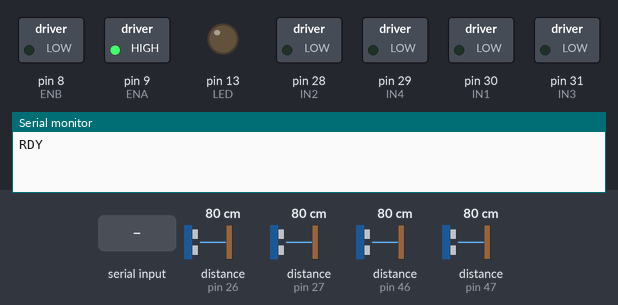
A sketch run on a simulated Arduino Mega 2560, built with avr-gcc and run on an emulated ATmega2560. Shown: switched loads named in the sketch (green lamp = pin HIGH), output pins drawn as LEDs (lit = HIGH), the last lines printed to the serial monitor. The test bench sets the inputs (shaded band); at power-on: distance to the obstacle (sensors on pin 26, pin 27, pin 46, pin 47) 80 cm. The echo pulse lasts 58.3 µs per cm; pins used as bus, display or sensor lines are not drawn.

Above: at 1.3 s.
1.4 s: "FWD\n" received over Serial
At 2.0 s:
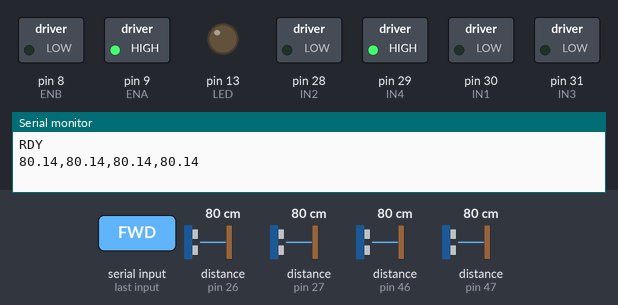
2.9 s: "OFF\n" received over Serial
At 3.3 s:
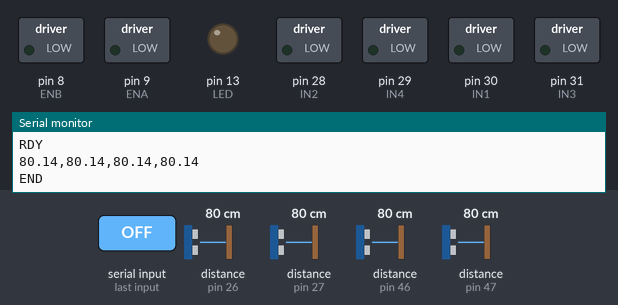
Timing chart, 0 to 5.9 s (numbered marks = the images above; inputs shaded):
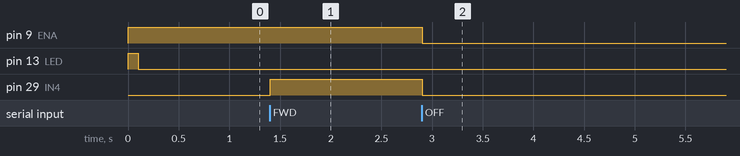

The sketch:

Arduino_Code.ino
```cpp
/*
AUTHOR: Gurdeep Singh
PROJECT: Self Driving Prototype Vehicle
*/

//LED 13 (in built led) for showing status
//if HIGH then, arduino is in setup()
//else, arduino is in loop()
#define LED 13


//Total Sonar Sensors Used
const unsigned int SONAR_COUNT=4;

//For Pin Connection Refer "Arduino_Pin_Connection.txt" file
//Trigger pins from Sensor 1 to 4
unsigned int trig_pins[4] = {25, 45, 44, 24};
//Echo pins from sensor 1 to 4
unsigned int echo_pins[4] = {27, 47, 46, 26};

//Motor Controls
//Motor A with Enable A, It steers the car
#define ENA 9
//Motor B with Enable B, It accelerates the car
#define ENB 8
//Motor pins for its functions
//IN1 and IN2 belong to motor A
#define IN1 30
#define IN2 28
//IN3 and IN4 belong to motor B
#define IN3 31
#define IN4 29

//Transmit Distance Vectors; False = Transmit, True = Don't Transmit
bool NDV = false;
//If the speed of the Motor B is the same no need to alter it
unsigned int previous_speed = 0;

String getDistances()
{
  unsigned int i=0;
  double duration=-1, dist=-1;
  String distances = "";
  for(i=0; i<SONAR_COUNT; i++)
  {
    digitalWrite(trig_pins[i], LOW);
    delayMicroseconds(2);
    digitalWrite(trig_pins[i], HIGH);
    delayMicroseconds(11);
    digitalWrite(trig_pins[i], LOW);

    duration = pulseIn(echo_pins[i], HIGH, 50 * pow(10, 3)); //Wait for pulse with timeout of 1 milli seconds
    dist = (duration/2)/29.1;
    distances += String(dist, 2);
    if (i+1 != SONAR_COUNT)
    {
      distances+=",";
    }
  }
  return distances;
}

bool motor(String direct, String spd)
{
  //Serial.println("Motor: direction = "+direct+", speed = "+spd);
  unsigned int motor_speed = (spd.toInt()*255)/100;
  if(direct == "STP")
  {
    //Serial.println("\tStopping Motor");
    //analogWrite(ENA, HIGH);
    //analogWrite(ENB, HIGH);
    digitalWrite(IN1, LOW);
    digitalWrite(IN2, LOW);
    digitalWrite(IN3, LOW);
    digitalWrite(IN4, LOW);
  }
  else if(direct == "FWD") //Motor B is set and Motor A is reset
  {
    //Serial.println("\tForward with speed @ "+String(motor_speed)+"/255");
    if(previous_speed != motor_speed)
    {
      previous_speed = motor_speed;
      analogWrite(ENB, motor_speed);
      analogWrite(ENA, motor_speed);
    }
    digitalWrite(IN1, LOW);
    digitalWrite(IN2, LOW);
    digitalWrite(IN3, LOW);
    digitalWrite(IN4, HIGH);
  }
  else if(direct == "BKW") //Motor B is set and Motor A is reset
  {
    //Serial.println("\tBackward with speed @ "+String(motor_speed)+"/255");
    //analogWrite(ENA, HIGH);
    if(previous_speed != motor_speed)
    {
      previous_speed = motor_speed;
      analogWrite(ENB, motor_speed);
      analogWrite(ENA, motor_speed);
    }
    digitalWrite(IN1, LOW);
    digitalWrite(IN2, LOW);
    digitalWrite(IN3, HIGH);
    digitalWrite(IN4, LOW);
  }
  else if(direct == "FLF") //Motor A is set and motor B is set
  {
    //Serial.println("\tForward-Left with speed @ "+String(motor_speed)+"/255");
    //analogWrite(ENA, 255);
    if(previous_speed != motor_speed)
    {
      previous_speed = motor_speed;
      analogWrite(ENB, motor_speed);
      analogWrite(ENA, motor_speed);
    }
    digitalWrite(IN1, LOW);
    digitalWrite(IN2, HIGH);
    digitalWrite(IN3, LOW);
    digitalWrite(IN4, HIGH);
  }
  else if(direct == "FRG") //Motor A is set and motor B is set
  {
    //Serial.println("\tForward-Right with speed @ "+String(motor_speed)+"/255");
    //analogWrite(ENA, 255);
    if(previous_speed != motor_speed)
    {
      previous_speed = motor_speed;
      analogWrite(ENB, motor_speed);
      analogWrite(ENA, motor_speed);
    }
    digitalWrite(IN1, HIGH);
    digitalWrite(IN2, LOW);
    digitalWrite(IN3, LOW);
    digitalWrite(IN4, HIGH);
  }
  else if(direct == "BLF") //Motor A is set and Motor B is set
  {
    //Serial.println("\tBackward-Left with speed @ "+String(motor_speed)+"/255");
    //analogWrite(ENA, 255);
    if(previous_speed != motor_speed)
    {
      previous_speed = motor_speed;
      analogWrite(ENB, motor_speed);
      analogWrite(ENA, motor_speed);
    }
    digitalWrite(IN1, LOW);
    digitalWrite(IN2, HIGH);
    digitalWrite(IN3, HIGH);
    digitalWrite(IN4, LOW);
  }
  else if(direct == "BRG") //Motor A is set and Motor B is set
  {
    //Serial.println("\tBackward-Right with speed @ "+String(motor_speed)+"/255");
    //analogWrite(ENA, 255);
    if(previous_speed != motor_speed)
    {
      previous_speed = motor_speed;
      analogWrite(ENB, motor_speed);
      analogWrite(ENA, motor_speed);
    }
    digitalWrite(IN1, HIGH);
    digitalWrite(IN2, LOW);
    digitalWrite(IN3, HIGH);
    digitalWrite(IN4, LOW);
  }
  else
    return false;
  return true;
}

void operate(String decision)
{
  String cmd = decision.substring(0, 3);
  if(cmd == "OFF")
  {
    analogWrite(ENA, 0);
    analogWrite(ENB, 0);
    digitalWrite(IN1, LOW);
    digitalWrite(IN2, LOW);
    digitalWrite(IN3, LOW);
    digitalWrite(IN4, LOW);
    NDV = false;
    Serial.println("END");
    Serial.flush();
    Serial.end();
    //setup();
  }
  else if(cmd == "NDV")
  {
    if(decision.substring(3) == "000")
      NDV = false;
    else
      NDV = true;
  }
  else if (NDV == false)
  {
    if(motor(cmd, decision.substring(3))==false)
    {
      Serial.println("ERR");
      Serial.flush();
    }

    Serial.println(getDistances());
    Serial.flush();
  }
  else if (NDV == true)
  {
    motor(cmd, decision.substring(3));
  }
}

void setup() {
  pinMode(LED, OUTPUT);
  digitalWrite(LED, HIGH);

  Serial.begin(38400);
  while(!Serial);

  pinMode(ENA, OUTPUT);
  pinMode(ENB, OUTPUT);
  pinMode(IN1, OUTPUT);
  pinMode(IN2, OUTPUT);
  pinMode(IN3, OUTPUT);
  pinMode(IN4, OUTPUT);

  analogWrite(ENA, 255);
  //analogWrite(ENB, 255);
  digitalWrite(IN1, LOW);
  digitalWrite(IN2, LOW);
  digitalWrite(IN3, LOW);
  digitalWrite(IN4, LOW);

  delay(100);
  for(unsigned int i=0; i<SONAR_COUNT; i++)
  {
    pinMode(trig_pins[i], OUTPUT);
    pinMode(echo_pins[i], INPUT);
  }
  Serial.println("RDY");
  digitalWrite(LED, LOW);
}

void loop() {
    if(Serial.available())
    {
      operate(Serial.readStringUntil('\n'));
    }
      /*
      delay(1000);
      analogWrite(ENA, LOW);
      analogWrite(ENB, LOW);
      digitalWrite(IN1, LOW);
      digitalWrite(IN2, LOW);
      digitalWrite(IN3, LOW);
      digitalWrite(IN4, LOW);
      */
}
```

Measured:
- after the input at 1.4 s, pin 29 (IN4): LOW → HIGH at once
- after the input at 2.9 s, pin 9 (ENA), pin 29 (IN4): HIGH → LOW at once
